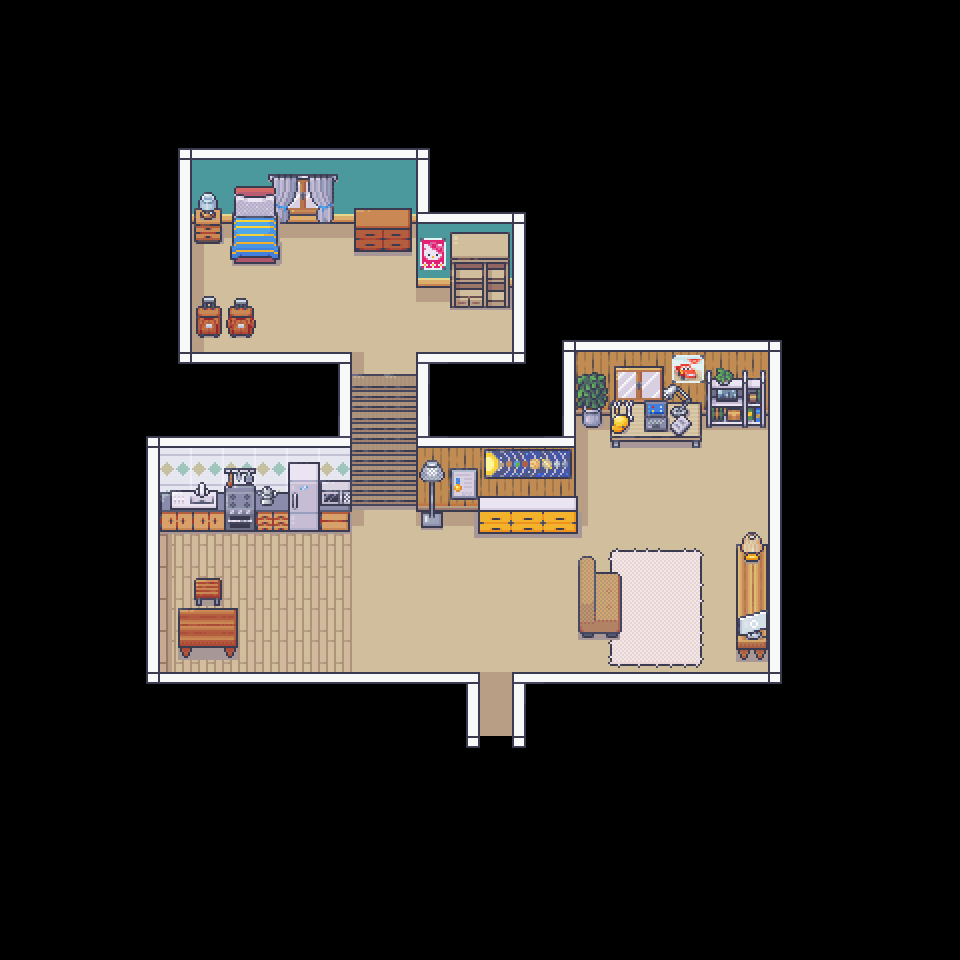

This is a level from a 2D game, rendered from its Tiled map with the project's own tilesets. A one-line summary and the map file follow, with tile-layer data summarised:
An orthogonal 30x30 tile map with 32x32 px tiles, 9 tile layers (borders, walls, floor, carpets, ...) and 40 objects (Exit, Character_Enters, Character_Spaw, Sleep, Character_Wake_Up, ...).

<map version="1.9" tiledversion="1.9.2" orientation="orthogonal" renderorder="right-down" width="30" height="30" tilewidth="32" tileheight="32" infinite="0" nextlayerid="13" nextobjectid="52">
 <tileset firstgid="1" source="../TSX/Tileset_Casa.tsx" />
 <layer id="2" name="borders" class="static" width="30" height="30">
  <data>[900 cells, 99 non-empty, 8 distinct tile ids]</data>
 </layer>
 <layer id="4" name="walls" class="static" width="30" height="30">
  <data>[900 cells, 54 non-empty, 14 distinct tile ids]</data>
 </layer>
 <layer id="3" name="floor" class="static" width="30" height="30">
  <data>[900 cells, 159 non-empty, 10 distinct tile ids]</data>
 </layer>
 <layer id="5" name="carpets" class="static" width="30" height="30">
  <data>[900 cells, 12 non-empty, 9 distinct tile ids]</data>
 </layer>
 <layer id="6" name="stairs" class="static" width="30" height="30">
  <data>[900 cells, 10 non-empty, 3 distinct tile ids]</data>
 </layer>
 <layer id="7" name="posters" class="static" width="30" height="30">
  <data>[900 cells, 8 non-empty, 8 distinct tile ids]</data>
 </layer>
 <layer id="8" name="windows" class="static" width="30" height="30">
  <data>[900 cells, 10 non-empty, 10 distinct tile ids]</data>
 </layer>
 <layer id="9" name="furniture" class="dinamic" width="30" height="30">
  <data>[900 cells, 82 non-empty, 79 distinct tile ids]</data>
 </layer>
 <layer id="10" name="toppers" class="decorative" width="30" height="30">
  <data>[900 cells, 16 non-empty, 16 distinct tile ids]</data>
 </layer>
 <objectgroup id="11" name="collision" class="dinamic">
  <object id="6" x="146" y="672" width="334" height="12" />
  <object id="7" x="512" y="672" width="270" height="12" />
  <object id="8" x="768" y="402" width="14" height="270" />
  <object id="9" x="608" y="416" width="96" height="18" />
  <object id="10" x="704" y="402" width="64" height="14" />
  <object id="11" x="576" y="410" width="32" height="10" />
  <object id="12" x="562" y="410" width="14" height="86" />
  <object id="13" x="478" y="496" width="100" height="25" />
  <object id="14" x="736" y="544" width="32" height="101" />
  <object id="15" x="578" y="572" width="44" height="52" />
  <object id="16" x="421" y="508" width="22" height="20" />
  <object id="17" x="416" y="506" width="62" height="6" />
  <object id="18" x="146" y="508" width="14" height="164" />
  <object id="19" x="416" y="352" width="110" height="12" />
  <object id="20" x="512" y="212" width="14" height="140" />
  <object id="21" x="416" y="276" width="96" height="12" />
  <object id="23" x="416" y="213" width="14" height="63" />
  <object id="24" x="192" y="213" width="224" height="11" />
  <object id="25" x="178" y="213" width="14" height="151" />
  <object id="26" x="450" y="288" width="62" height="12" />
  <object id="27" x="192" y="352" width="160" height="12" />
  <object id="28" x="192" y="224" width="32" height="14" />
  <object id="30" x="232" y="224" width="46" height="36" />
  <object id="31" x="234" y="260" width="42" height="4" />
  <object id="33" x="196" y="320" width="60" height="18" />
  <object id="34" x="354" y="224" width="58" height="20" />
  <object id="35" x="338" y="364" width="14" height="156" />
  <object id="36" x="160" y="508" width="178" height="12" />
  <object id="37" x="416" y="364" width="14" height="142" />
  <object id="38" x="193" y="582" width="30" height="24" />
  <object id="39" x="178" y="612" width="60" height="41" />
  <object id="40" x="466" y="684" width="14" height="64" />
  <object id="41" x="512" y="684" width="14" height="64" />
  <object id="42" x="480" y="736" width="32" height="12" />
 </objectgroup>
 <objectgroup id="12" name="interactions" class="dinamic">
  <object id="43" name="Exit" x="480" y="704" width="32" height="32" />
  <object id="44" name="Character_Enters" x="496" y="721">
   <point />
  </object>
  <object id="46" name="Character_Spaw" x="400" y="590">
   <point />
  </object>
  <object id="47" name="Sleep" x="278" y="224" width="27" height="32" />
  <object id="48" name="Character_Wake_Up" x="288" y="235">
   <point />
  </object>
  <object id="51" name="Cable_Construction" x="608" y="434" width="96" height="24" />
 </objectgroup>
</map>
